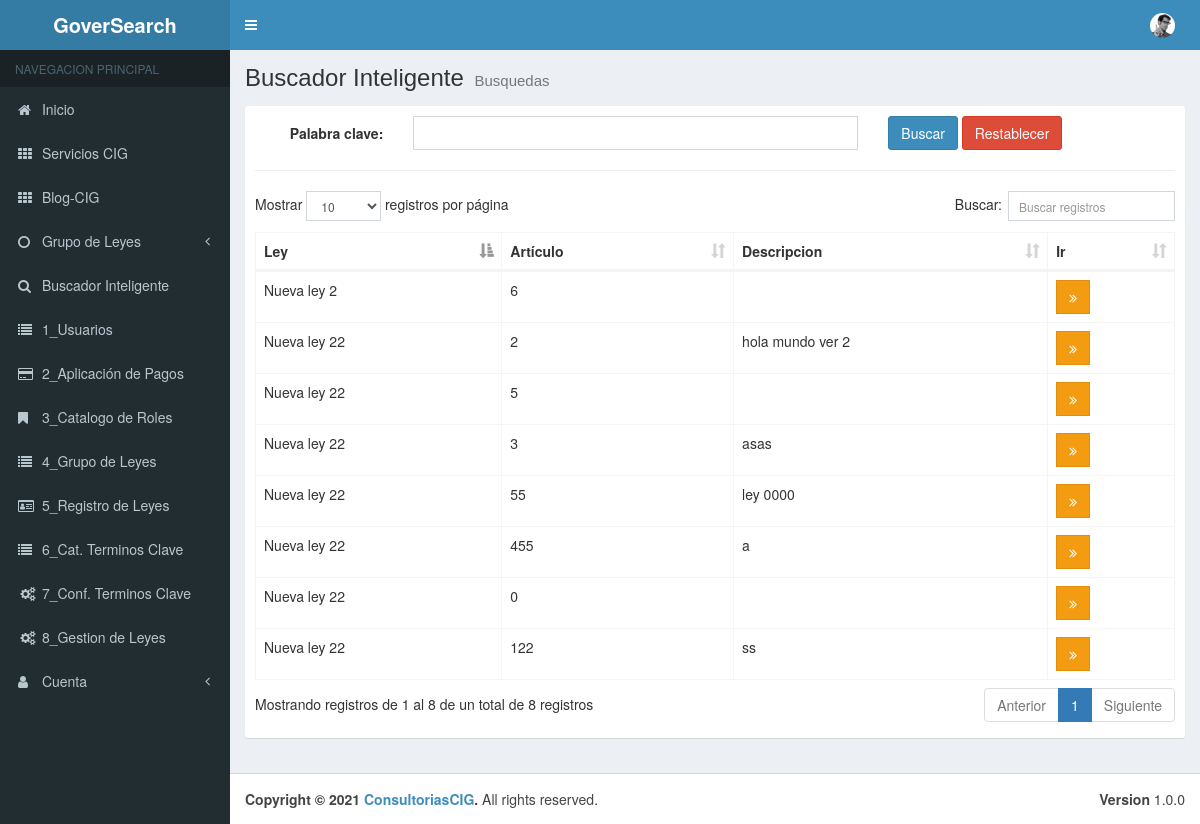
The page /Menu/cBuscador on the database its author committed.
### tables this page shows
CREATE TABLE `tbl_ter_clave` (
  `pk_Datos_ley` int(11) NOT NULL,
  `Termino_Clave_pk` int(11) NOT NULL,
  `Ley_pk` int(11) NOT NULL,
  `Articulo` int(11) NOT NULL,
  `Descripcion` varchar(100) DEFAULT NULL,
  `Estado` bit(1) NOT NULL
);

CREATE TABLE `tbl_leyes` (
  `pk_Datos_Ley` int(11) NOT NULL,
  `Nombre_de_Ley` varchar(50) NOT NULL,
  `Grupo_pk` int(11) NOT NULL,
  `Estado` bit(1) NOT NULL
);

### application/controllers/Menu/cBuscador.php (called while the page is built, shortened)
<?php
class cBuscador extends CI_Controller {
	public function __construct(){
		$this->load->model("Ter_Clave_Model");
		$this->load->model("Grupo_Leyes_Model");
		$this->load->model("Claves_Model");
		$this->load->model("Reg_Leyes_Model");
	}
	public function index()
	{
		$clave = $this->input->post("clave");
		if($this->input->post("buscar")){
			$clavename = $this->Ter_Clave_Model->getTerminobyClave($clave);
		}else{
			$clavename = $this->Ter_Clave_Model->getTermino();
		}
		$aside = array(
			'cGrupos' => $this->Grupo_Leyes_Model->getGrupo_Model()
		);
		$data = array(
			'terminos' => $clavename,
			'clave'		=> $clave
	   );
		$this->load->view("layouts/header");
		$this->load->view("layouts/aside", $aside);
		$this->load->view("admin/Menu/vBuscador/list", $data);
		$this->load->view("layouts/footer");
	}
}

### index.php (called while the page is built, shortened)
<?php
require_once BASEPATH.'core/CodeIgniter.php';

### application/models/Ter_Clave_Model.php (called while the page is built, shortened)
<?php
class Ter_Clave_Model extends CI_Model {
    public function getTermino(){
        $this->db->select("t.* ,c.Termino_Clave as termino");
        $this->db->select("t.* ,l.Nombre_de_Ley as ley");
        $this->db->from("tbl_ter_clave t");
        $this->db->join("tbl_claves c", "t.Termino_Clave_pk = c.pk_Ter_Clave");
        $this->db->join("tbl_leyes l", "t.Ley_pk = l.pk_Datos_Ley");
        $this->db->where("t.Estado","1");
        $resultados = $this->db->get();
        return $resultados->result();
    }
}

### application/views/layouts/aside.php (the view, shortened to what this page needs)
<aside class="main-sidebar">
    <section class="sidebar">
        <ul class="sidebar-menu" data-widget="tree">
            <li class="header">NAVEGACION PRINCIPAL</li>
            <li>
                <a href="<?php echo base_url();?>">
                    <i class="fa fa-home"></i> <span>Inicio</span>
                </a>
            </li>
                <li class="treeview">
                    <li>
                        <a href="https://consultorescig.mx/"><i class="fa fa-th"></i> <span> Servicios CIG</span>
                        </a>
                    </li>
                </li>
            <li class="treeview">
                    <li>
                        <a href="https://consultorescig.mx/#blog"><i class="fa fa-th"></i> <span>Blog-CIG</span>
                        </a>
                    </li>
                </li>
            <li class="treeview">
                <a href="#">
                    <i class="fa fa-circle-o"></i> <span>Grupo de Leyes</span>
                        <span class="pull-right-container">
                            <i class="fa fa-angle-left pull-right"></i>
                        </span>
                </a>
                </li>
            <li class="treeview">
                    <li>
                    <a href="<?php echo base_url();?>Menu/cBuscador"><i class="fa fa-search"></i><span> Buscador Inteligente</span></a>
                    </li>
                </li>
            <li class="treeview">
                    <li>
                    <a href="<?php echo base_url();?>Menu/cUsuarios"><i class="fa fa-list"></i><span> 1_Usuarios</span> </a>
                    </li>
                </li>
            <li class="treeview">
                    <li>
                    <a href="<?php echo base_url();?>Menu/cPagos"><i class="fa fa-credit-card"></i><span> 2_Aplicación de Pagos</span></a>
                    </li>
                </li>
            <li class="treeview">
                    <li>
                    <a href="<?php echo base_url();?>Menu/cRoles"><i class="fa fa-bookmark"></i><span> 3_Catalogo de Roles</span></a>
                    </li>
                </li>
            <li class="treeview">
                    <li>
                    <a href="<?php echo base_url();?>Menu/cGrupo_Leyes"><i class="fa fa-list"></i><span> 4_Grupo de Leyes</span></a>
                    </li>
                </li>
            <li class="treeview">
                    <li>
                    <a href="<?php echo base_url();?>Menu/cReg_Leyes"><i class="fa fa-id-card-o"></i><span> 5_Registro de Leyes</span></a>
                    </li>
                </li>
            <li class="treeview">
                    <li>
                    <a href="<?php echo base_url();?>Menu/cClaves"><i class="fa fa-list"></i><span> 6_Cat. Terminos Clave</span></a>
                    </li>
                </li>
            <li class="treeview">
                    <li>
                    <a href="<?php echo base_url();?>Menu/cTer_Clave"><i class="fa fa-cogs fa-fw"></i><span> 7_Conf. Terminos Clave</span></a>
                    </li>
                </li>
            <li class="treeview">
                    <li>
                    <a href="<?php echo base_url();?>Menu/cGestion"><i class="fa fa-cogs fa-fw"></i><span> 8_Gestion de Leyes</span></a>
                    </li>
                </li>
             <li class="treeview">
                <a href="#">
                    <i class="fa fa-user"></i> <span>Cuenta</span>
                    <span class="pull-right-container">
                        <i class="fa fa-angle-left pull-right"></i>
                    </span>
                </a>
            </li>
        </ul>
    </section>
</aside>

### application/views/admin/Menu/vBuscador/list.php
<div class="content-wrapper">
    <section class="content-header">
        <h1>
        Buscador Inteligente
        <small>Busquedas</small>
        </h1>
    </section>
    <section class="content">
        <div class="box box-solid">
            <div class="box-body">
                <form action="<?php echo current_url();?>" method="POST" class="form-horizontal">
                        <div class="form-group">
                            <label for="" class="col-md-2 control-label">Palabra clave:</label>
                            <div class="col-md-6">
                                <input type="text" class="form-control" name="clave" value="<?php echo !empty($clave) ? $clave:'';?>">
                            </div>
                            <div class="col-md-4">
                                <input type="submit" name="buscar" value="Buscar" class="btn btn-primary">
                                <a href="<?php echo base_url(); ?>Menu/cBuscador" class="btn btn-danger">Restablecer</a>
                            </div>
                        </div>
                    </form>
                <hr>
                <div class="row">
                        <div class="col-md-12">
                            <table id="example1" class="table table-bordered table-hover">
                                <thead>
                                <tr>
                                    <th>Ley</th>
                                    <th>Artículo</th>
                                    <th>Descripcion</th>
                                    <th>Ir</th>
                                    </tr>
                                </thead>
                                <tbody>
                                    <?php if(!empty($terminos)):?>
                                        <?php foreach($terminos as $termino):?>
                                            <tr>
                                                <td><?php echo $termino->ley;?></td>
                                                <td><?php echo $termino->Articulo;?></td>
                                                <td><?php echo $termino->Descripcion;?></td>
                                                <td>
                                                    <div class="btn-group">
                                                        <a href="#" class="btn btn-warning btn-flat"><span class="fa fa-angle-double-right "></span></a>                                                            </div>
                                                </td>
                                            </tr>
                                        <?php endforeach;?>
                                    <?php endif;?>
                                </tbody>
                            </table>
                        </div>
                    </div>
            </div>
        </div>
    </section>
</div>

### rows shown on the page
tbl_ter_clave: Ley_pk.Nombre_de_Ley "Nueva ley 22", Articulo "2", Descripcion "hola mundo ver 2"
tbl_ter_clave: Ley_pk.Nombre_de_Ley "Nueva ley 22", Articulo "5"
tbl_ter_clave: Ley_pk.Nombre_de_Ley "Nueva ley 2", Articulo "6"
tbl_ter_clave: Ley_pk.Nombre_de_Ley "Nueva ley 22", Articulo "3", Descripcion "asas"
tbl_ter_clave: Ley_pk.Nombre_de_Ley "Nueva ley 22", Articulo "55", Descripcion "ley 0000"
tbl_ter_clave: Ley_pk.Nombre_de_Ley "Nueva ley 22", Articulo "455", Descripcion "a"
tbl_ter_clave: Ley_pk.Nombre_de_Ley "Nueva ley 22", Articulo "0"
tbl_ter_clave: Ley_pk.Nombre_de_Ley "Nueva ley 22", Articulo "122", Descripcion "ss"
